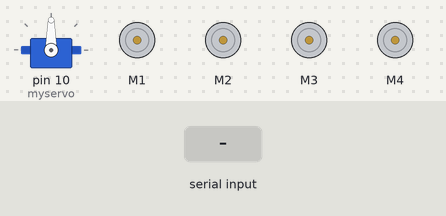
Bench run of a sketch on a simulated Arduino Uno, built with avr-gcc and run on an emulated ATmega328P. Shown: servo, 4 × DC motor (green arrow = forward, orange = backward, longer = faster). Inputs (shaded band) come from the test bench.

Above: at 1.2 s.
1.3 s: "F" received over the second serial link
At 1.6 s:
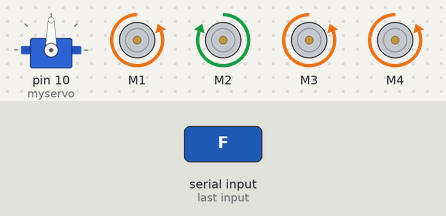
2.8 s: "B" received over the second serial link
At 3.9 s:
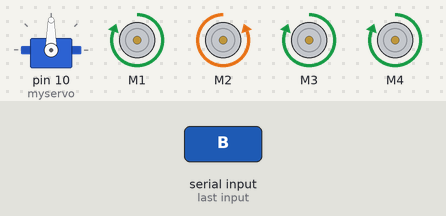
4.3 s: "L" received over the second serial link
At 5.1 s:
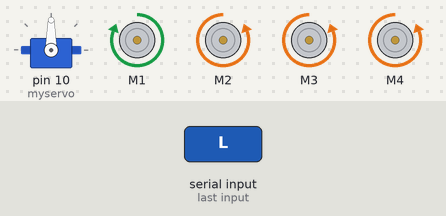
5.8 s: "R" received over the second serial link
At 6.2 s:
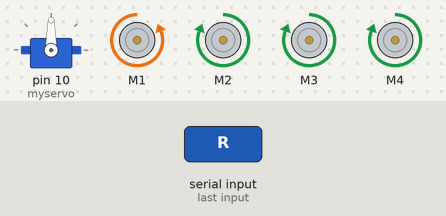
7.3 s: "H" received over the second serial link
At 8.5 s:
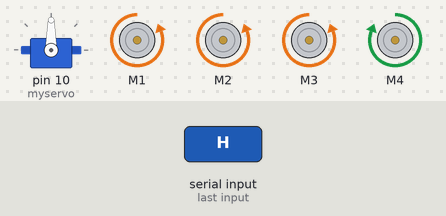
8.8 s: "J" received over the second serial link
At 9.7 s:
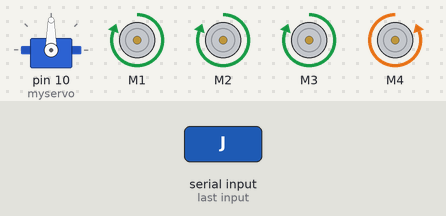
Timing chart, 0 to 11.3 s (numbered marks = the images above; inputs shaded):
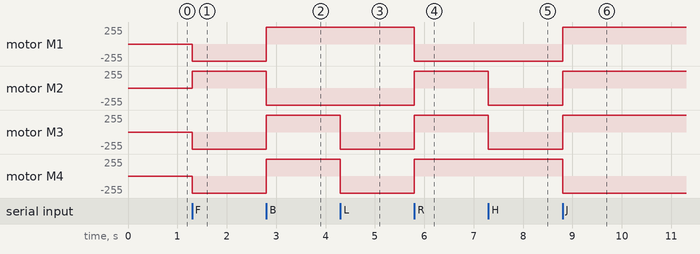

The sketch:

CarControlBluetooth.ino
```cpp
#include<AFMotor.h>
#include<SoftwareSerial.h>  //for convering normal ports to serial input
#include<Servo.h>
Servo myservo;
// char cm;
// char s;
AF_DCMotor m1(1), m2(2), m3(3), m4(4);
SoftwareSerial myserial(A0, A1);

void setup()
{
  myserial.begin(9600);
  myservo.attach(10);
}

void front(int speed)
{
  setSpeed(speed);
  m1.run(BACKWARD);
  m2.run(FORWARD);
  m3.run(BACKWARD);
  m4.run(BACKWARD);
}

void left(int speed)
{
  setSpeed(speed);
  m1.run(FORWARD);
  m2.run(BACKWARD);
  m3.run(BACKWARD);
  m4.run(BACKWARD);
}

void right(int speed)
{
  setSpeed(speed);
  m1.run(BACKWARD);
  m2.run(FORWARD);
  m3.run(FORWARD);
  m4.run(FORWARD);
}

void frontRight(int speed)
{
  setSpeed(speed);
  m1.run(BACKWARD);
  m2.run(FORWARD);
  m3.run(FORWARD);
  m4.run(FORWARD);
}

void frontLeft(int speed)
{
  setSpeed(speed);
  m1.run(FORWARD);
  m2.run(BACKWARD);
  m3.run(BACKWARD);
  m4.run(BACKWARD);
}

void backRight(int speed)
{
  setSpeed(speed);
  m1.run(FORWARD);
  m2.run(FORWARD);
  m3.run(FORWARD);
  m4.run(BACKWARD);
}

void backLeft(int speed)
{
  setSpeed(speed);
  m1.run(BACKWARD);
  m2.run(BACKWARD);
  m3.run(BACKWARD);
  m4.run(FORWARD);
}

void back(int speed)
{
  setSpeed(speed);
  m1.run(FORWARD);
  m2.run(BACKWARD);
  m3.run(FORWARD);
  m4.run(FORWARD);
}

void stop()
{
  // setSpeed(speed);

  m1.run(RELEASE);
  m2.run(RELEASE);
  m3.run(RELEASE);
  m4.run(RELEASE);
}

void setSpeed(int speed)
{
  m1.setSpeed(speed);
  m2.setSpeed(speed);
  m3.setSpeed(speed);
  m4.setSpeed(speed);
}

void loop()
{
  int sp = 125;
  if(myserial.available())
  {
    sp = 255;
    char data = myserial.read();

    switch(data)
    {
      // case '1':
      //   sp = 255 * 0.1;
      //   break;

      // case '2':
      //   sp = 255 * 0.2;
      //   break;

      // case '3':
      //   sp = 255 * 0.3;
      //   break;

      // case '4':
      //   sp = 255 * 0.4;
      //   break;

      // case '5':
      //   sp = 255 * 0.5;
      //   break;

      // case '6':
      //   sp = 255 * 0.6;
      //   break;

      // case '7':
      //   sp = 255 * 0.7;
      //   break;

      // case '8':
      //   sp = 255 * 0.8;
      //   break;

      // case '9':
      //   sp = 255 * 0.9;
      //   break;

      // case 'q':
      //   sp = 255;
      //   break;

      case 'F':
        front(sp);
        break;

      case 'B':
        back(sp);
        break;

      case 'L':
        sp =255;
        left(sp);
        break;

      case 'R':
        sp = 255;
        right(sp);
        break;

      case 'G':
        sp = 255;
        frontLeft(sp);
        break;

      case 'I':
        sp = 255;
        frontRight(sp);
        break;

      case 'H':
        backLeft(sp);
        break;

      case 'J':
        backRight(sp);
        break;

      case 'S':
        stop();
        break;

      case 'D':
        stop();
        break;

      case 'X':
        myservo.write(0);
        break;

      case 'x':
        myservo.write(90);
        break;

      default:
        stop();
    }
  }
}
```

Measured:
- after the input at 1.3 s, motor M1, motor M3, motor M4: stopped → backward 255/255 at once; motor M2: stopped → forward 255/255 at once
- after the input at 2.8 s, motor M1, motor M3, motor M4: backward 255/255 → forward 255/255 at once; motor M2: forward 255/255 → backward 255/255 at once
- after the input at 4.3 s, motor M3, motor M4: forward 255/255 → backward 255/255 at once
- after the input at 5.8 s, motor M1: forward 255/255 → backward 255/255 at once; motor M2–4: backward 255/255 → forward 255/255 at once
- after the input at 7.3 s, motor M2, motor M3: forward 255/255 → backward 255/255 at once
- after the input at 8.8 s, motor M1–3: backward 255/255 → forward 255/255 at once; motor M4: forward 255/255 → backward 255/255 at once
